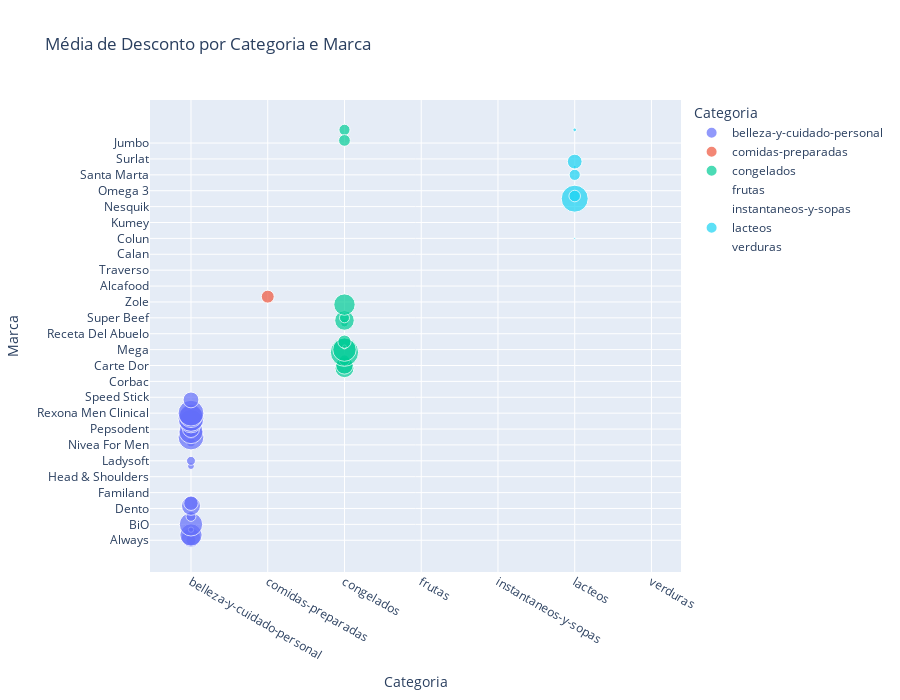

Notebook source saved alongside this figure:
### Markdown cell above
# 5 - Plote um gráfico de mapa interativo agrupando os dados por categoria, marca e trazendo a média de desconto.

### Code cell
import plotly.express as px

df_media = (
    df.groupby(['Categoria', 'Marca'])['Desconto']
      .mean()
      .reset_index()
)


fig = px.scatter(
    df_media,
    x='Categoria',
    y='Marca',
    size='Desconto',
    color='Categoria',
    hover_data={'Desconto': ':.2f'},
    title='Média de Desconto por Categoria e Marca',
    height=700
)

fig.update_layout(yaxis={'categoryorder': 'total ascending'})
fig.show()

### Figure 1 — Plotly figure (JSON) as saved in the notebook; plotly's stock layout.template omitted (floating-point values rounded to 4 significant figures)
{"data": [{"customdata": [[123.8], [444.7], [590.0], [0.0], [34.08], [0.0], [650.0], [0.0], [0.0], [117.1], [0.0], [0.0], [0.0], [429.9], [252.2], [0.0], [0.0], [0.0], [0.0], [0.0], [0.0], [0.0], [0.0], [0.0], [0.0], [0.0], [0.0], [0.0], [55.17], [0.0], [94.83], [0.0], [0.0], [0.0], [0.0], [0.0], [0.0], [103.5], [0.0], [797.0], [88.56], [684.9], [344.3], [0.0], [304.5], [660.0], [795.0], [660.0], [795.0], [0.0], [0.0], [0.0], [0.0], [300.0], [0.0], [0.0], [0.0], [0.0], [0.0]], "hovertemplate": "Categoria=%{x}<br>Marca=%{y}<br>Desconto=%{customdata[0]:.2f}<extra></extra>", "legendgroup": "belleza-y-cuidado-personal", "marker": {"color": "#636efa", "size": [123.8, 444.7, 590.0, 0.0, 34.08, 0.0, 650.0, 0.0, 0.0, 117.1, 0.0, 0.0, 0.0, 429.9, 252.2, 0.0, 0.0, 0.0, 0.0, 0.0, 0.0, 0.0, 0.0, 0.0, 0.0, 0.0, 0.0, 0.0, 55.17, 0.0, 94.83, 0.0, 0.0, 0.0, 0.0, 0.0, 0.0, 103.5, 0.0, 797.0, 88.56, 684.9, 344.3, 0.0, 304.5, 660.0, 795.0, 660.0, 795.0, 0.0, 0.0, 0.0, 0.0, 300.0, 0.0, 0.0, 0.0, 0.0, 0.0], "sizemode": "area", "sizeref": 2.388, "symbol": "circle"}, "mode": "markers", "name": "belleza-y-cuidado-personal", "orientation": "v", "showlegend": true, "type": "scatter", "x": ["belleza-y-cuidado-personal", "belleza-y-cuidado-personal", "belleza-y-cuidado-personal", "belleza-y-cuidado-personal", "belleza-y-cuidado-personal", "belleza-y-cuidado-personal", "belleza-y-cuidado-personal", "belleza-y-cuidado-personal", "belleza-y-cuidado-personal", "belleza-y-cuidado-personal", "belleza-y-cuidado-personal", "belleza-y-cuidado-personal", "belleza-y-cuidado-personal", "belleza-y-cuidado-personal", "belleza-y-cuidado-personal", "belleza-y-cuidado-personal", "belleza-y-cuidado-personal", "belleza-y-cuidado-personal", "belleza-y-cuidado-personal", "belleza-y-cuidado-personal", "belleza-y-cuidado-personal", "belleza-y-cuidado-personal", "belleza-y-cuidado-personal", "belleza-y-cuidado-personal", "belleza-y-cuidado-personal", "belleza-y-cuidado-personal", "belleza-y-cuidado-personal", "belleza-y-cuidado-personal", "belleza-y-cuidado-personal", "belleza-y-cuidado-personal", "belleza-y-cuidado-personal", "belleza-y-cuidado-personal", "belleza-y-cuidado-personal", "belleza-y-cuidado-personal", "belleza-y-cuidado-personal", "belleza-y-cuidado-personal", "belleza-y-cuidado-personal", "belleza-y-cuidado-personal", "belleza-y-cuidado-personal", "belleza-y-cuidado-personal", "belleza-y-cuidado-personal", "belleza-y-cuidado-personal", "belleza-y-cuidado-personal", "belleza-y-cuidado-personal", "belleza-y-cuidado-personal", "belleza-y-cuidado-personal", "belleza-y-cuidado-personal", "belleza-y-cuidado-personal", "belleza-y-cuidado-personal", "belleza-y-cuidado-personal", "belleza-y-cuidado-personal", "belleza-y-cuidado-personal", "belleza-y-cuidado-personal", "belleza-y-cuidado-personal", "belleza-y-cuidado-personal", "belleza-y-cuidado-personal", "belleza-y-cuidado-personal", "belleza-y-cuidado-personal", "belleza-y-cuidado-personal"], "xaxis": "x", "y": ["Always", "Aquafresh", "Axe", "Babyland", "Ballerina", "Bellekiss", "BiO", "Brooks", "Carefree", "Colgate", "Cotidian", "Cotosan", "Dento", "Dove", "Dove Men", "Duralón", "Elite", "Elvive", "Familand", "Family Care", "Fructis", "Garnier", "Gillette", "Giselle", "Head & Shoulders", "Herbal", "Herbal Essences", "Ilicit", "Kotex", "Lady Speed Stick", "Ladysoft", "Le Sancy", "Linic", "Listerine", "Naturella", "Nivea", "Nivea For Men", "Nosotras", "Old Spice", "Oral Fresh", "Oral-B", "Pantene", "Pepsodent", "Plenitud", "Protex", "Rexona", "Rexona Clinical", "Rexona Men", "Rexona Men Clinical", "Schick", "Sedal", "Sensodyne", "Simond'S", "Simonds", "Speed Stick", "Tena", "Trianon", "Tío Nacho", "Vanart"], "yaxis": "y"}, {"customdata": [[0.0], [0.0], [0.0], [0.0], [200.0], [0.0], [0.0], [0.0], [0.0]], "hovertemplate": "Categoria=%{x}<br>Marca=%{y}<br>Desconto=%{customdata[0]:.2f}<extra></extra>", "legendgroup": "comidas-preparadas", "marker": {"color": "#EF553B", "size": [0.0, 0.0, 0.0, 0.0, 200.0, 0.0, 0.0, 0.0, 0.0], "sizemode": "area", "sizeref": 2.388, "symbol": "circle"}, "mode": "markers", "name": "comidas-preparadas", "orientation": "v", "showlegend": true, "type": "scatter", "x": ["comidas-preparadas", "comidas-preparadas", "comidas-preparadas", "comidas-preparadas", "comidas-preparadas", "comidas-preparadas", "comidas-preparadas", "comidas-preparadas", "comidas-preparadas"], "xaxis": "x", "y": ["Bredenmaster", "Corbac", "Cuisine & Co", "La Crianza", "PF", "Rana", "Sadia", "Santa Isabel", "Solo Italia"], "yaxis": "y"}, {"customdata": [[0.0], [0.0], [429.8], [357.5], [148.3], [0.0], [136.3], [0.0], [0.0], [0.0], [955.0], [657.0], [19.5], [0.0], [210.0], [0.0], [0.0], [0.0], [0.0], [0.0], [0.0], [0.0], [164.2], [0.0], [70.0], [456.2], [120.0], [0.0], [0.0], [0.0], [0.0], [546.0], [0.0]], "hovertemplate": "Categoria=%{x}<br>Marca=%{y}<br>Desconto=%{customdata[0]:.2f}<extra></extra>", "legendgroup": "congelados", "marker": {"color": "#00cc96", "size": [0.0, 0.0, 429.8, 357.5, 148.3, 0.0, 136.3, 0.0, 0.0, 0.0, 955.0, 657.0, 19.5, 0.0, 210.0, 0.0, 0.0, 0.0, 0.0, 0.0, 0.0, 0.0, 164.2, 0.0, 70.0, 456.2, 120.0, 0.0, 0.0, 0.0, 0.0, 546.0, 0.0], "sizemode": "area", "sizeref": 2.388, "symbol": "circle"}, "mode": "markers", "name": "congelados", "orientation": "v", "showlegend": true, "type": "scatter", "x": ["congelados", "congelados", "congelados", "congelados", "congelados", "congelados", "congelados", "congelados", "congelados", "congelados", "congelados", "congelados", "congelados", "congelados", "congelados", "congelados", "congelados", "congelados", "congelados", "congelados", "congelados", "congelados", "congelados", "congelados", "congelados", "congelados", "congelados", "congelados", "congelados", "congelados", "congelados", "congelados", "congelados"], "xaxis": "x", "y": ["Alimentos Shen", "Bravissimo", "Bresler", "Carte Dor", "Cuisine & Co", "Fiesta", "Frutos Del Maipo", "Guallarauco", "King", "La Crianza", "Magnum", "Mega", "Minuto Verde", "Mister Veggie", "Not Burger", "Not Chicken", "Not Ice Cream", "PF", "Receta Del Abuelo", "Rikü", "Rock", "Sadia", "Sahne Nuss", "San Francisco De Loncomilla", "San Jorge", "Savory", "Super Beef", "Super Cerdo", "Super Pollo", "Tivoni", "Turkey Hill", "Viennetta Bresler", "Zole"], "yaxis": "y"}, {"customdata": [[0.0], [0.0], [0.0]], "hovertemplate": "Categoria=%{x}<br>Marca=%{y}<br>Desconto=%{customdata[0]:.2f}<extra></extra>", "legendgroup": "frutas", "marker": {"color": "#ab63fa", "size": [0.0, 0.0, 0.0], "sizemode": "area", "sizeref": 2.388, "symbol": "circle"}, "mode": "markers", "name": "frutas", "orientation": "v", "showlegend": true, "type": "scatter", "x": ["frutas", "frutas", "frutas"], "xaxis": "x", "y": ["Frutas Y Verduras Propias", "Frutas Y Verduras Santa Isabel", "Sofruco"], "yaxis": "y"}, {"customdata": [[0.0], [0.0], [0.0], [0.0], [0.0], [0.0], [0.0], [0.0], [0.0], [0.0]], "hovertemplate": "Categoria=%{x}<br>Marca=%{y}<br>Desconto=%{customdata[0]:.2f}<extra></extra>", "legendgroup": "instantaneos-y-sopas", "marker": {"color": "#FFA15A", "size": [0.0, 0.0, 0.0, 0.0, 0.0, 0.0, 0.0, 0.0, 0.0, 0.0], "sizemode": "area", "sizeref": 2.388, "symbol": "circle"}, "mode": "markers", "name": "instantaneos-y-sopas", "orientation": "v", "showlegend": true, "type": "scatter", "x": ["instantaneos-y-sopas", "instantaneos-y-sopas", "instantaneos-y-sopas", "instantaneos-y-sopas", "instantaneos-y-sopas", "instantaneos-y-sopas", "instantaneos-y-sopas", "instantaneos-y-sopas", "instantaneos-y-sopas", "instantaneos-y-sopas"], "xaxis": "x", "y": ["Alcafood", "Carozzi", "Cuisine & Co", "Gourmet", "Hoffmann", "Maggi", "Máxima MP", "Naturezza", "Santa Isabel", "Traverso"], "yaxis": "y"}, {"customdata": [[0.0], [0.0], [0.0], [0.0], [0.0], [0.0], [0.0], [0.0], [0.0], [0.0], [0.0], [4.471], [0.0], [0.0], [16.32], [0.0], [0.0], [0.0], [0.0], [0.0], [0.0], [0.0], [0.0], [0.0], [0.0], [0.0], [1.767], [0.0], [869.8], [160.0], [0.0], [0.0], [0.0], [0.0], [0.0], [0.0], [0.0], [0.0], [0.0], [149.5], [0.0], [0.0], [10.85], [0.0], [261.0], [0.0], [0.0], [0.0], [0.0]], "hovertemplate": "Categoria=%{x}<br>Marca=%{y}<br>Desconto=%{customdata[0]:.2f}<extra></extra>", "legendgroup": "lacteos", "marker": {"color": "#19d3f3", "size": [0.0, 0.0, 0.0, 0.0, 0.0, 0.0, 0.0, 0.0, 0.0, 0.0, 0.0, 4.471, 0.0, 0.0, 16.32, 0.0, 0.0, 0.0, 0.0, 0.0, 0.0, 0.0, 0.0, 0.0, 0.0, 0.0, 1.767, 0.0, 869.8, 160.0, 0.0, 0.0, 0.0, 0.0, 0.0, 0.0, 0.0, 0.0, 0.0, 149.5, 0.0, 0.0, 10.85, 0.0, 261.0, 0.0, 0.0, 0.0, 0.0], "sizemode": "area", "sizeref": 2.388, "symbol": "circle"}, "mode": "markers", "name": "lacteos", "orientation": "v", "showlegend": true, "type": "scatter", "x": ["lacteos", "lacteos", "lacteos", "lacteos", "lacteos", "lacteos", "lacteos", "lacteos", "lacteos", "lacteos", "lacteos", "lacteos", "lacteos", "lacteos", "lacteos", "lacteos", "lacteos", "lacteos", "lacteos", "lacteos", "lacteos", "lacteos", "lacteos", "lacteos", "lacteos", "lacteos", "lacteos", "lacteos", "lacteos", "lacteos", "lacteos", "lacteos", "lacteos", "lacteos", "lacteos", "lacteos", "lacteos", "lacteos", "lacteos", "lacteos", "lacteos", "lacteos", "lacteos", "lacteos", "lacteos", "lacteos", "lacteos", "lacteos", "lacteos"], "xaxis": "x", "y": ["1+1 Soprole", "Activia", "Astra", "Base Culinar", "Bonella", "Calan", "Calo", "Chamyto", "Chiquitín", "Cintazul", "Collico", "Colun", "Copacabana", "Crucina", "Cuisine & Co", "Danone", "Deline", "Ideal", "Kumey", "Lefersa", "Light & Free", "Loncoleche", "Los Alerces", "Marco Polo", "Máxima MP", "Nesquik", "Nestlé", "Next", "Nido", "Not Milk", "Oikos", "Omega 3", "Pamperita", "Qualy", "Quillayes", "Regimel", "Sahne Nuss", "San Ignacio", "Santa Isabel", "Santa Marta", "Shake A Shake Lonco Leche", "Signore Mario", "Soprole", "Soprole Activ", "Sureña", "Surlat", "Svelty", "Yogu - Yogu", "Zerolacto"], "yaxis": "y"}, {"customdata": [[0.0], [0.0], [0.0], [0.0]], "hovertemplate": "Categoria=%{x}<br>Marca=%{y}<br>Desconto=%{customdata[0]:.2f}<extra></extra>", "legendgroup": "verduras", "marker": {"color": "#FF6692", "size": [0.0, 0.0, 0.0, 0.0], "sizemode": "area", "sizeref": 2.388, "symbol": "circle"}, "mode": "markers", "name": "verduras", "orientation": "v", "showlegend": true, "type": "scatter", "x": ["verduras", "verduras", "verduras", "verduras"], "xaxis": "x", "y": ["Agrosano", "Dole", "Frutas Y Verduras Propias", "Jumbo"], "yaxis": "y"}], "layout": {"height": 700, "legend": {"itemsizing": "constant", "title": {"text": "Categoria"}, "tracegroupgap": 0}, "title": {"text": "Média de Desconto por Categoria e Marca"}, "xaxis": {"anchor": "y", "categoryarray": ["belleza-y-cuidado-personal", "comidas-preparadas", "congelados", "frutas", "instantaneos-y-sopas", "lacteos", "verduras"], "categoryorder": "array", "domain": [0, 1], "title": {"text": "Categoria"}}, "yaxis": {"anchor": "x", "categoryorder": "total ascending", "domain": [0, 1], "title": {"text": "Marca"}}}}
